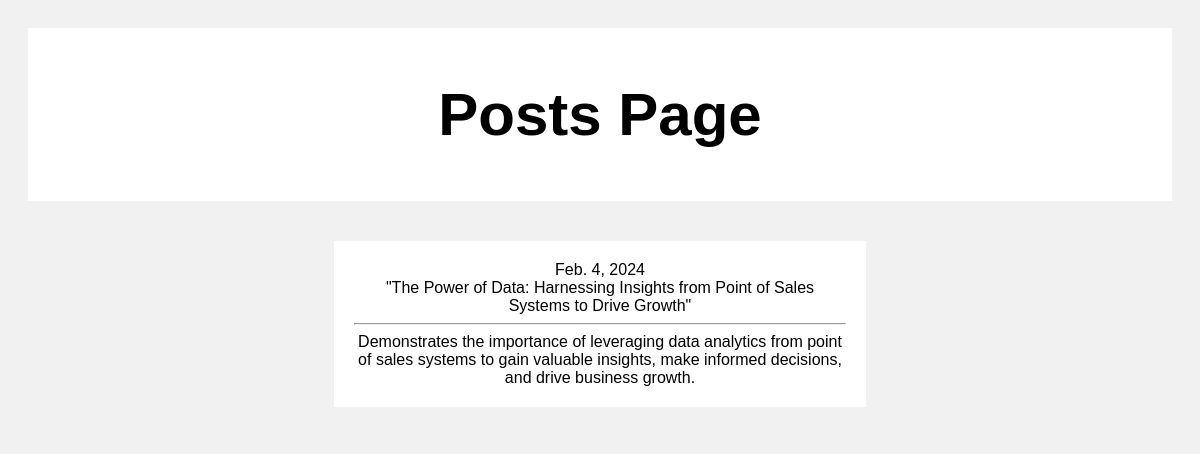
The app's page /posts/4/ with its own data.
### blog_app/models.py (models this page shows, shortened)
class BlogPost(models.Model):
    date=models.DateField(auto_now = True)
    title=models.CharField(max_length=100)
    body=models.TextField()

### blog_app/views.py (the view)
# urls.py: path("posts/<int:pk>/", views.post, name='post'), #uses dynamic routing to display different posts
def post(request, pk):
    individual_post=BlogPost.objects.get(id=pk)
    return render(request, 'posts.html', {"ind_post":individual_post})

### templates/posts.html
{% extends 'structure.html' %}
{% block content %}
<body>
<div class="header">
  <h2>Posts Page</h2>
</div>
<div class="row">
  <div class="leftcolumn">
    <div class="card">
      {{ ind_post.date }}
      <br>
      {{ ind_post.title }}
      <br><hr>
      {{ ind_post.body }}
    </div>
  </div>
</div>
</body>
{% endblock %}

### templates/structure.html (style rules this page uses)
* { box-sizing: border-box; }
body { font-family: Arial; padding: 20px; background: #f1f1f1; }
.header { padding: 2px; font-size: 40px; text-align: center; background: white; }
.leftcolumn { margin: auto; width: 50%; padding: 20px; }
.card { background-color: white; padding: 20px; margin-top: 20px; text-align: center; }
.row:after { content: ""; display: table; clear: both; }

### records on screen
BlogPost: date "Feb. 4, 2024", title "\"The Power of Data: Harnessing Insights from Point of Sales Systems to Drive Growth\"", body "Demonstrates the importance of leveraging data analytics from point of sales systems to gain valuable insights, make informed decisions, and drive business growth."
